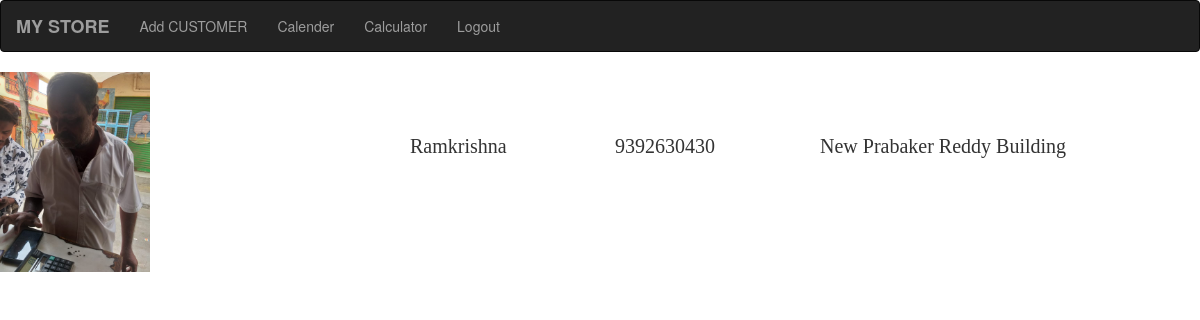
Page /details/24/ on the committed database.
### mystoree/models.py (models this page shows, shortened)
class Customer(models.Model):
    cname = models.CharField(max_length=50)
    cphoto = models.ImageField(upload_to='images/',default='default_image.jpg')
    cphone = models.CharField(max_length=10)
    caddress = models.CharField(max_length=200)

### mystoree/views.py (the view)
# urls.py: path('details/<int:id>/',views.details ,name='details'),
def details(request,id):
    cus = Customer.objects.get(pk=id)
    return render(request ,'mystoree/details.html',{'cus': cus})

### mystoree/templates/mystoree/details.html
{% extends "mystoree/base.html" %}
{% block content %}
<div class="row">
    <div class="col-md-4"><img src="{{cus.cphoto.url}}" height="200px"></div>
    <div class="col-md-2" style="margin-top: 60px; font-family: cursive; font-size: 20px;">{{cus.cname}}</div>
    <div class="col-md-2" style="margin-top: 60px; font-family: cursive; font-size: 20px;">{{cus.cphone}}</div>
    <div class="col-md-4" style="margin-top: 60px; font-family: cursive; font-size: 20px;">{{cus.caddress}}</div>
</div>
{% endblock%}

### rows in the picture
Customer: cphoto (picture), cname "Ramkrishna", cphone "9392630430", caddress "New Prabaker Reddy Building"
